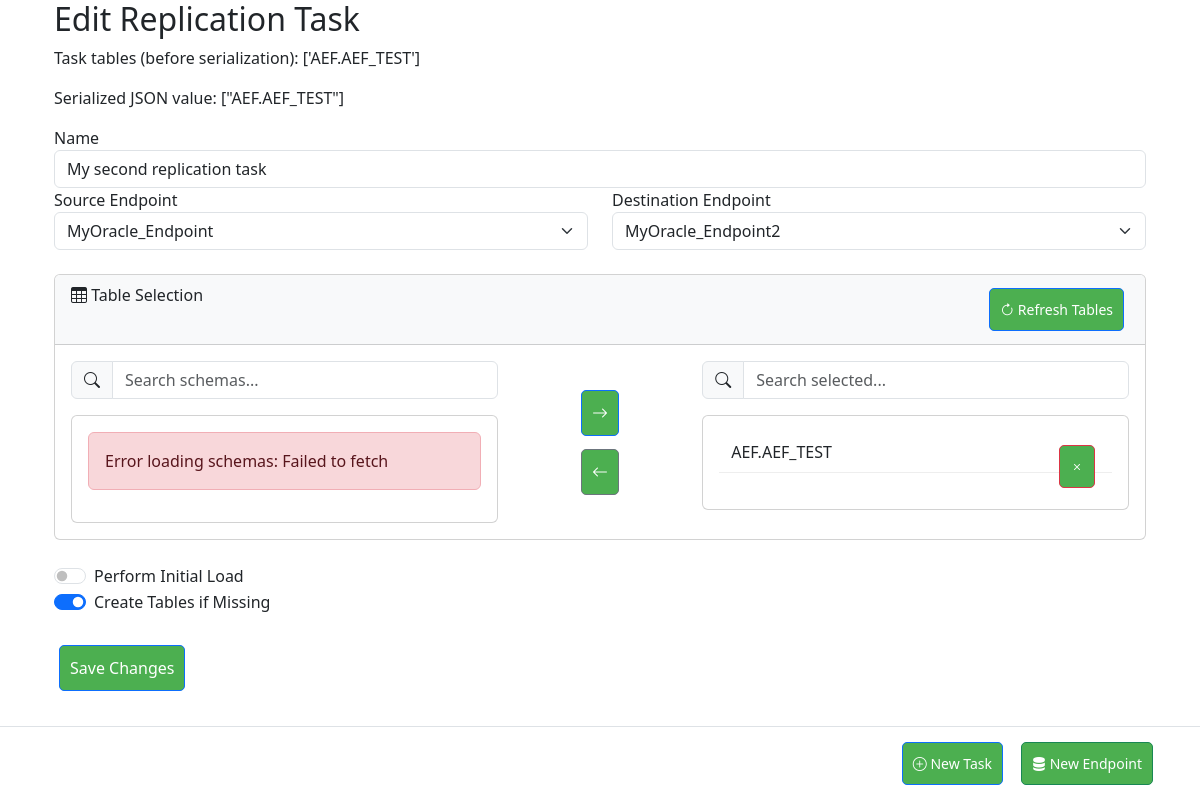
The app's page /task/edit/2 with its own data.
### app/models/task.py (models this page shows, shortened)
class ReplicationTask(db.Model):
    __tablename__ = 'replication_task'
    id = db.Column(db.Integer, primary_key=True)
    name = db.Column(db.String(120), unique=True, nullable=False)
    metrics = db.Column(db.JSON)  # Stores latency, counts, etc.
    source_id = db.Column(db.Integer, db.ForeignKey('endpoint.id'), nullable=False)
    destination_id = db.Column(db.Integer, db.ForeignKey('endpoint.id'), nullable=False)
    tables = db.Column(db.JSON)
    cdc_type = db.Column(db.String(20))
    cdc_config = db.Column(db.JSON)
    status = db.Column(db.String(20), default='stopped')
    options = db.Column(db.JSON)
    last_position = db.Column(db.JSON)
    created_at = db.Column(db.DateTime, default=db.func.now())
    tables = db.Column(db.JSON)  # Store selected tables
    initial_load = db.Column(db.Boolean, default=False)
    create_tables = db.Column(db.Boolean, default=True)
    replication_mode = db.Column(db.String(20), default='full')  # full/partial
    source = db.relationship('Endpoint', foreign_keys=[source_id], backref='source_tasks')
    destination = db.relationship('Endpoint', foreign_keys=[destination_id], backref='destination_tasks')

### app/web/routes.py (the view, shortened to what this page needs)
@bp.route('/task/edit/<int:task_id>', methods=['GET', 'POST'])
def edit_task(task_id):
    task = ReplicationTask.query.get_or_404(task_id)
    print("Task tables:", task.tables)  # Debugging
    form = TaskForm()
    source_endpoints = Endpoint.query.filter_by(endpoint_type='source').all()
    target_endpoints = Endpoint.query.filter_by(endpoint_type='target').all()
    form.source.choices = [(str(e.id), e.name) for e in source_endpoints]
    form.destination.choices = [(str(e.id), e.name) for e in target_endpoints]
    if request.method == 'GET':
        form.name.data = task.name
        form.source.data = str(task.source_id)
        form.destination.data = str(task.destination_id)
        form.initial_load.data = task.initial_load
        form.create_tables.data = task.create_tables
    return render_template('edit_task.html', form=form, task=task)

### app/forms.py
class TaskForm(FlaskForm):
    name = StringField('Name', validators=[
        DataRequired(),
        Length(min=3, max=50)
    ])
    source = SelectField('Source Endpoint', choices=[], validators=[DataRequired()])
    destination = SelectField('Destination Endpoint', choices=[], validators=[DataRequired()])
    initial_load = BooleanField('Perform Initial Load', default=True)
    create_tables = BooleanField('Create Tables if Missing', default=True)
    submit = SubmitField('Save Task')

### app/web/templates/edit_task.html (shortened to what this page needs)
{% extends "base.html" %}
{% block content %}
<div class="container">
    <h2>{{ 'Edit' if task else 'Create' }} Replication Task</h2>
<form method="POST" id="task-form">
    <p>Task tables (before serialization): {{ task.tables }}</p>
<p>Serialized JSON value: {{ task.tables | tojson | safe if task and task.tables is not none else '[]' }}</p>
<div class="form-group">
    {{ form.name.label }}
    {{ form.name(class="form-control", autocomplete="off") }}
</div>
<div class="row mb-4">
    <div class="col-md-6">
        {{ form.source.label }}
        {{ form.source(class="form-select", autocomplete="off") }}
    </div>
    <div class="col-md-6">
        {{ form.destination.label }}
        {{ form.destination(class="form-select", autocomplete="off") }}
    </div>
</div>
    <div class="card mb-4">
<div class="card-header">
    <i class="bi bi-table"></i> Table Selection
    <div class="float-end">
        <button type="button" class="btn btn-sm btn-outline-primary"
                onclick="loadSourceTables()">
            <i class="bi bi-arrow-clockwise"></i> Refresh Tables
        </button>
    </div>
</div>
<div class="card-body">
    <div class="row">
        <div class="col-md-5">
            <div class="input-group mb-3">
                <span class="input-group-text"><i class="bi bi-search"></i></span>
                <input type="text" id="schema-search" class="form-control"
                       placeholder="Search schemas..." onkeyup="filterSchemas()">
            </div>
            <div class="card" style="max-height: 500px; overflow-y: auto;">
                <div class="card-body" id="schema-list">
                </div>
            </div>
        </div>
        <div class="col-md-2 d-flex flex-column justify-content-center align-items-center">
            <button type="button" class="btn btn-primary mb-2"
                    onclick="addSelectedTables()">
                <i class="bi bi-arrow-right"></i>
            </button>
            <button type="button" class="btn btn-secondary"
                    onclick="removeSelectedTables()">
                <i class="bi bi-arrow-left"></i>
            </button>
        </div>
        <div class="col-md-5">
            <div class="input-group mb-3">
                <span class="input-group-text"><i class="bi bi-search"></i></span>
                <input type="text" id="selected-search" class="form-control"
                       placeholder="Search selected..." onkeyup="filterSelected()">
            </div>
            <div class="card" style="max-height: 500px; overflow-y: auto;">
                <div class="card-body" id="selected-list">
                </div>
            </div>
        </div>
    </div>
</div>
    </div>
    <div class="row mb-4">
        <div class="col-md-6">
            <div class="form-check form-switch">
                {{ form.initial_load(class="form-check-input") }}
                {{ form.initial_load.label(class="form-check-label") }}
            </div>
            <div class="form-check form-switch">
                {{ form.create_tables(class="form-check-input") }}
                {{ form.create_tables.label(class="form-check-label") }}
            </div>
        </div>
    </div>
    <button type="submit" class="btn btn-primary">Save Changes</button>
</form>
</div>
{% endblock %}

### app/static/css/dashboard.css (style rules this page uses)
.btn { background: #4CAF50; color: white; padding: 10px; border-radius: 5px; text-decoration: none; margin: 5px; }

### app/web/templates/base.html (style rules this page uses)
body { padding-bottom: 70px; }

### app/web/templates/edit_task.html (style rules this page uses)
.card-header { background-color: #f8f9fa; transition: background-color 0.2s; }
.form-check-input:checked { background-color: #0d6efd; border-color: #0d6efd; }

### records on screen
ReplicationTask: tables "['AEF.AEF_TEST']", tables|tojson "[\"AEF.AEF_TEST\"]", name "My second replication task", source "MyOracle_Endpoint", destination "MyOracle_Endpoint2", create_tables "☑"
